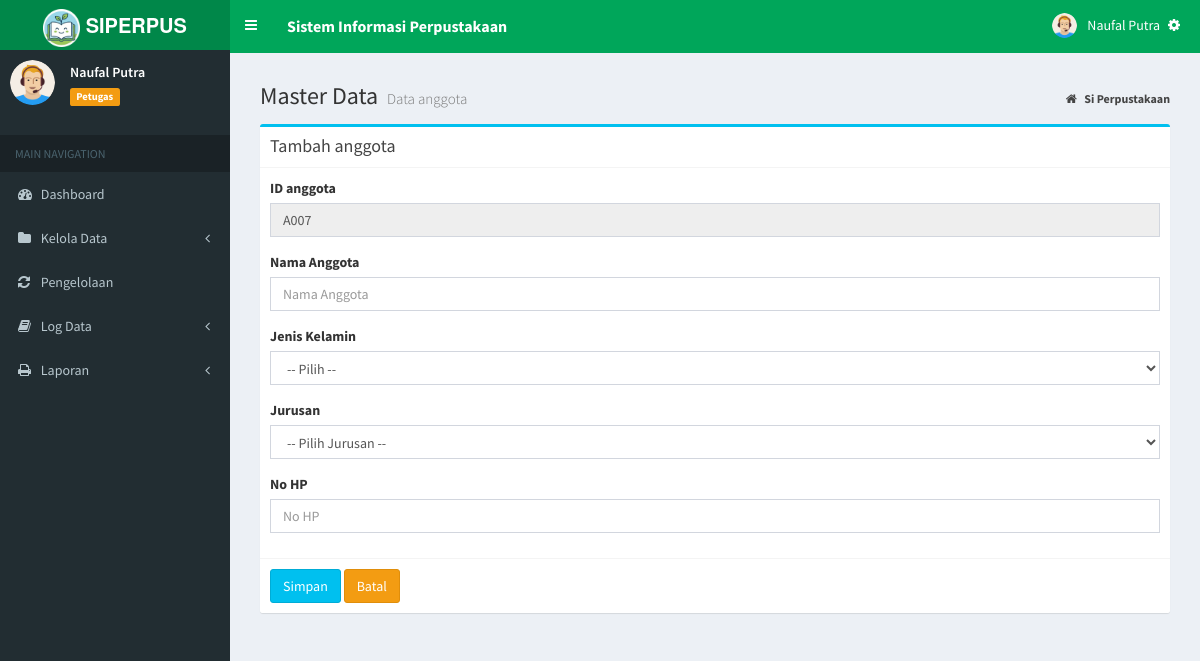
The app's page /index.php?page=MyApp/add_agt (signed in), older data.
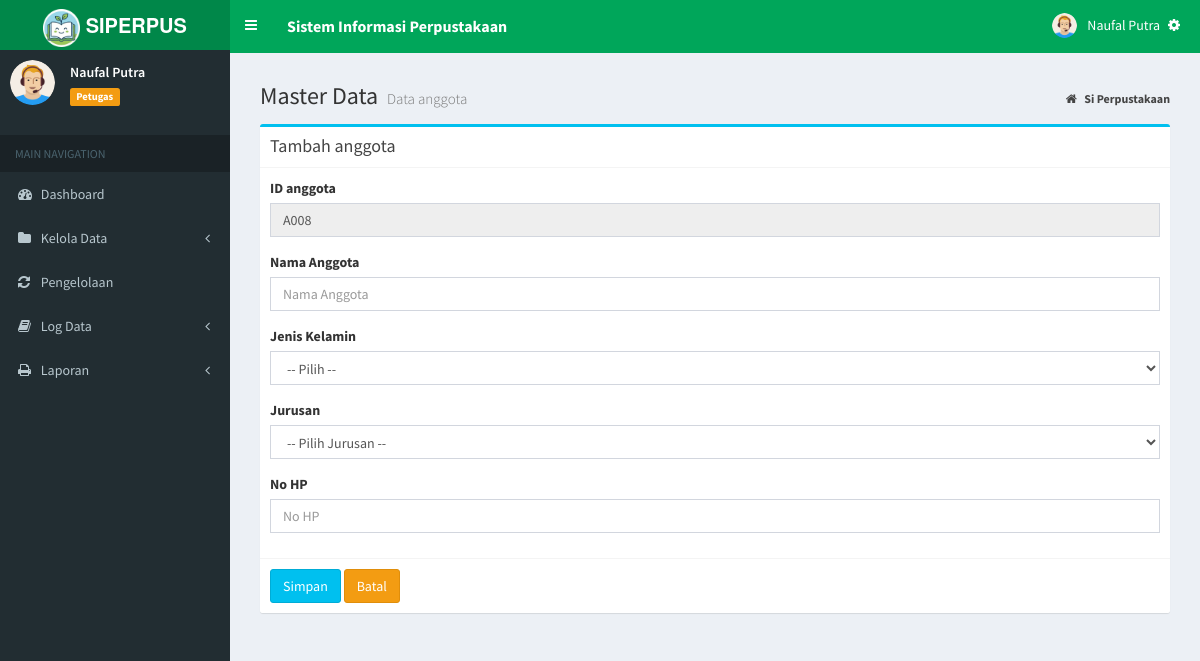
The same page, newer data.
### tables this page shows
CREATE TABLE `tb_anggota` (
  `id_anggota` varchar(10) NOT NULL,
  `nama` varchar(100) DEFAULT NULL,
  `jekel` enum('Laki-laki','Perempuan') NOT NULL,
  `jurusan` varchar(50) NOT NULL,
  `no_hp` varchar(15) NOT NULL,
  PRIMARY KEY (`id_anggota`)
);

### admin/agt/add_agt.php (the view, shortened to what this page needs)
<?php
$carikode = mysqli_query($koneksi,"SELECT id_anggota FROM tb_anggota order by id_anggota desc");
$datakode = mysqli_fetch_array($carikode);
$kode = $datakode['id_anggota'];
$urut = substr($kode, 1, 3);
$tambah = (int) $urut + 1;
if (strlen($tambah) == 1){
    $format = "A"."00".$tambah;
}else if (strlen($tambah) == 2){
    $format = "A"."0".$tambah;
}else if (strlen($tambah) == 3){
    $format = "A".$tambah;
}
?>
<section class="content-header">
	<h1>
		Master Data
		<small>Data anggota</small>
	</h1>
	<ol class="breadcrumb">
		<li>
			<a href="index.php">
				<i class="fa fa-home"></i>
				<b>Si Perpustakaan</b>
			</a>
		</li>
	</ol>
</section>
<section class="content">
	<div class="row">
		<div class="col-md-12">
			<div class="box box-info">
				<div class="box-header with-border">
					<h3 class="box-title">Tambah anggota</h3>
				</div>
				<form action="" method="post" enctype="multipart/form-data">
					<div class="box-body">
						<div class="form-group">
							<label>ID anggota</label>
							<input type="text" name="id_anggota" id="id_anggota" class="form-control" value="<?php echo $format; ?>"
							 readonly/>
						</div>
						<div class="form-group">
							<label>Nama Anggota</label>
							<input type="text" name="nama" id="nama" class="form-control" placeholder="Nama Anggota">
						</div>
						<div class="form-group">
							<label>Jenis Kelamin</label>
							<select name="jekel" id="jekel" class="form-control" required>
								<option value="">-- Pilih --</option>
							</select>
						</div>
                        <div class="form-group">
							<label>Jurusan</label>
							<select name="jurusan" id="jurusan" class="form-control" required>
								<option value="">-- Pilih Jurusan --</option>
							</select>
						</div>
                        <div class="form-group">
							<label>No HP</label>
							<input type="number" name="no_hp" id="no_hp" class="form-control" placeholder="No HP">
						</div>
					</div>
					<div class="box-footer">
						<input type="submit" name="Simpan" value="Simpan" class="btn btn-info">
						<a href="?page=MyApp/data_agt" class="btn btn-warning">Batal</a>
					</div>
				</form>
			</div>
			</section>

Row changes from the older to the newer data that the page shows:
no longer on this page (row edited): tb_anggota: id_anggota "A007"
added tb_anggota: id_anggota "A008"
